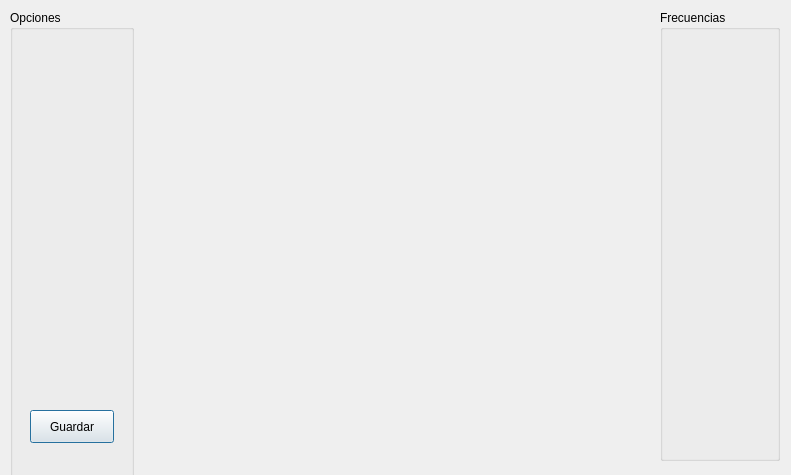
<?xml version="1.0" encoding="UTF-8"?>
<ui version="4.0">
 <class>verBoundaries</class>
 <widget class="QDialog" name="verBoundaries">
  <property name="geometry">
   <rect>
    <x>0</x>
    <y>0</y>
    <width>791</width>
    <height>475</height>
   </rect>
  </property>
  <property name="windowTitle">
   <string>Dialog</string>
  </property>
  <widget class="QCustomPlot" name="diagrama" native="true">
   <property name="geometry">
    <rect>
     <x>140</x>
     <y>10</y>
     <width>511</width>
     <height>451</height>
    </rect>
   </property>
  </widget>
  <widget class="QGroupBox" name="opciones">
   <property name="geometry">
    <rect>
     <x>10</x>
     <y>10</y>
     <width>124</width>
     <height>833</height>
    </rect>
   </property>
   <property name="title">
    <string>Opciones</string>
   </property>
   <widget class="QPushButton" name="guardar">
    <property name="geometry">
     <rect>
      <x>20</x>
      <y>400</y>
      <width>84</width>
      <height>33</height>
     </rect>
    </property>
    <property name="text">
     <string>Guardar</string>
    </property>
   </widget>
  </widget>
  <widget class="QGroupBox" name="frecuencias">
   <property name="geometry">
    <rect>
     <x>660</x>
     <y>10</y>
     <width>120</width>
     <height>451</height>
    </rect>
   </property>
   <property name="title">
    <string>Frecuencias</string>
   </property>
  </widget>
 </widget>
 <customwidgets>
  <customwidget>
   <class>QCustomPlot</class>
   <extends>QWidget</extends>
   <header location="global">Librerias/qcustomplot/qcustomplot.h</header>
   <container>1</container>
  </customwidget>
 </customwidgets>
 <resources/>
 <connections/>
</ui>
